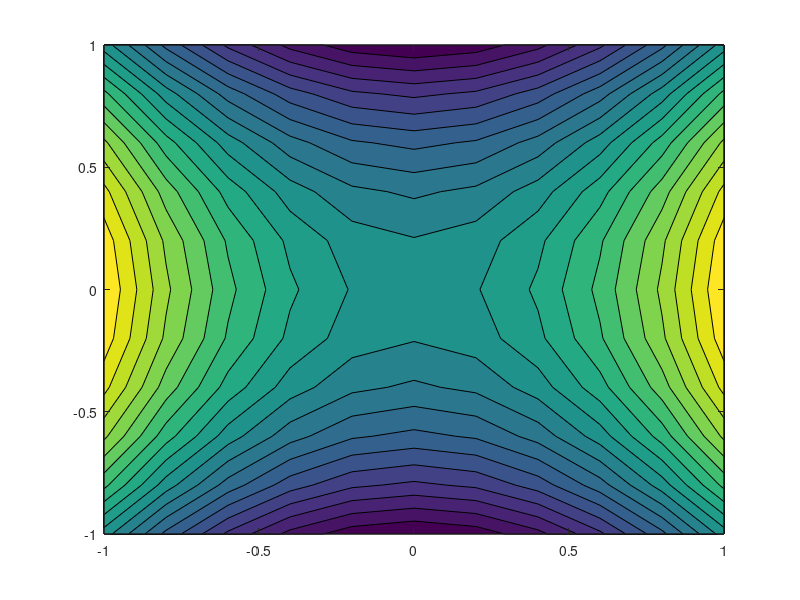

MATLAB code to generate this figure:
[X,Y] = meshgrid(-1:.2:1);
Z = X.^2 - Y.^2;
contour(Z);
contour(X, Y, Z);
contourf(X, Y, Z);
contour(X, Y, Z, 10);
contour(X, Y, Z, 20);
contourf(X, Y, Z, 20)